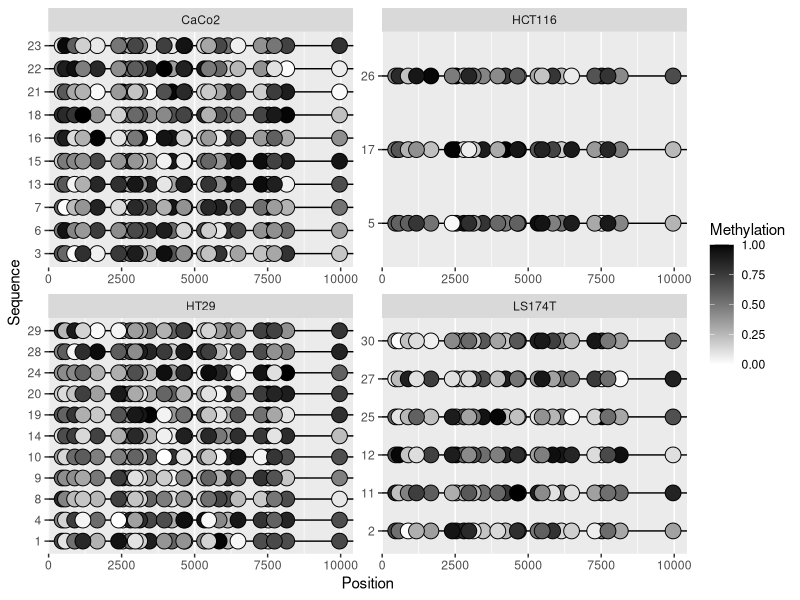
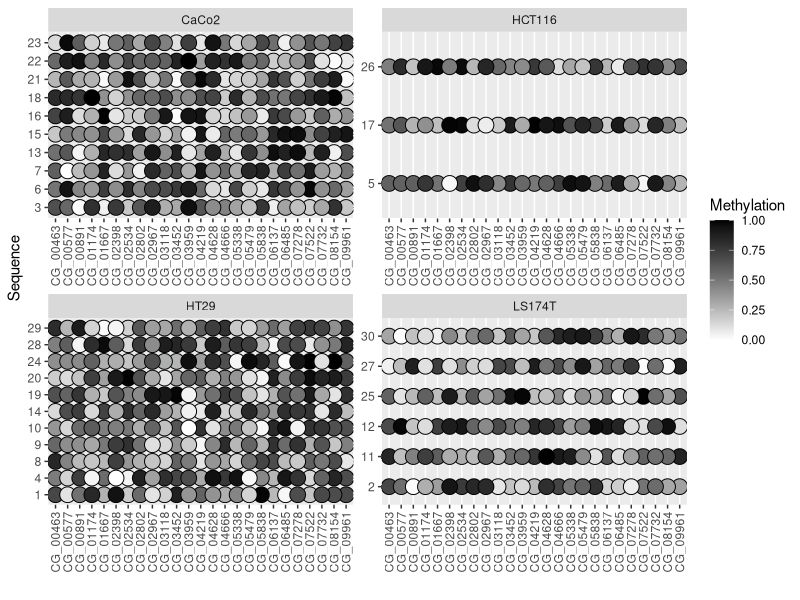
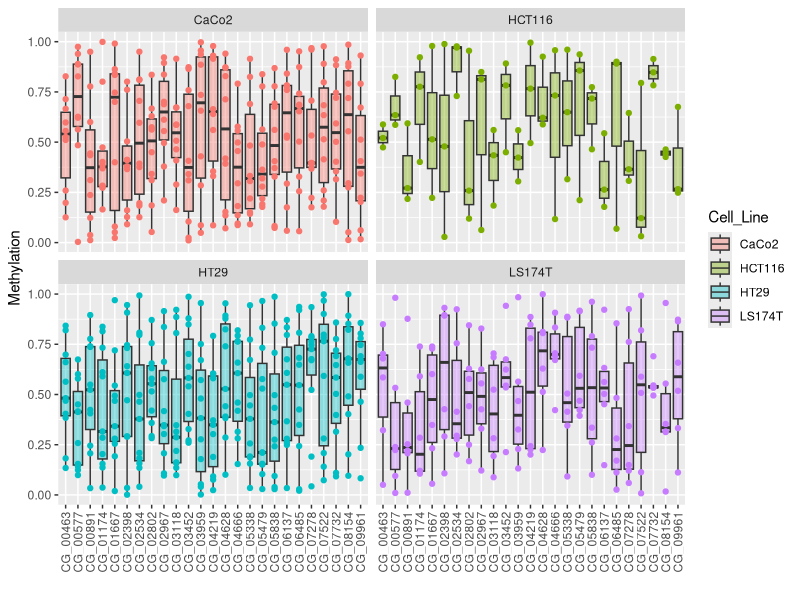

Write R code to recreate these figures, in order.

library(ggplot2)
library(data.table)
library(tidyr)

# Create a fake data.table for testing (foo)

foo <- data.table(Cell_Line=sample(c("LS174T","CaCo2","HCT116","HT29"),30,replace=T),Sequence=factor(1:30))

for(i in 1:25) {
  foo[,(paste0("CG_",sample(1:10000,1))) := runif(30,0,1)] -> foo
}

# d0 will store the real data to be analyzed

d0 <- foo

# melt the data for ggplot 

d0 <- melt(d0,id.vars=c("Cell_Line","Sequence"),variable.name = "CG")
d0[,Position := gsub("CG_","",CG) %>% as.numeric()]
d0[,CG:=sprintf("CG_%05i",Position)]

# some examples

# with coordinates

ggplot(d0) + aes(Position,Sequence) + 
  geom_hline(aes(yintercept = Sequence)) +
  geom_point(aes(fill=value),pch=21,size=5) +
  scale_fill_gradient("Methylation",low = "white", high="black",limits=c(0,1)) +
  facet_wrap(~ Cell_Line,scales = "free")

# homogeneous distributions of CpG sites

ggplot(d0) + aes(CG,Sequence) + 
  geom_hline(aes(yintercept = Sequence)) +
  geom_point(aes(fill=value),pch=21,size=5) +
  scale_fill_gradient("Methylation",low = "white", high="black",limits=c(0,1)) +
  theme(axis.text.x = element_text(angle=90,hjust=1,vjust=0.5)) +
  facet_wrap(~ Cell_Line,scales = "free") + 
  xlab("")

# boxplots

ggplot(d0) + aes(CG,value) + geom_boxplot(aes(fill=Cell_Line),alpha=.4,outliers = F) +
  geom_point(aes(color=Cell_Line),show.legend = F) +
  facet_wrap(~Cell_Line) +
  theme(axis.text.x = element_text(angle=90,hjust=1,vjust=0.5)) +
  xlab("") +
  ylab("Methylation")

# some statistics

aov(value ~ Cell_Line,d0) %>% TukeyHSD
  
